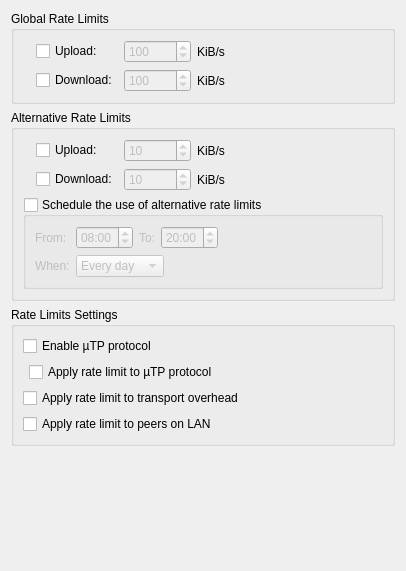
          <widget class="QWidget" name="scrollAreaWidgetContents_9">
           <property name="geometry">
            <rect>
             <x>0</x>
             <y>0</y>
             <width>406</width>
             <height>571</height>
            </rect>
           </property>
           <layout class="QVBoxLayout" name="verticalLayout_5">
            <item>
             <widget class="QGroupBox" name="rateLimitBox">
              <property name="title">
               <string>Global Rate Limits</string>
              </property>
              <layout class="QGridLayout" name="rateLimitBoxLayout">
               <item row="0" column="2">
                <widget class="QSpinBox" name="spinUploadLimit">
                 <property name="enabled">
                  <bool>false</bool>
                 </property>
                 <property name="minimum">
                  <number>1</number>
                 </property>
                 <property name="maximum">
                  <number>1000000</number>
                 </property>
                 <property name="value">
                  <number>100</number>
                 </property>
                </widget>
               </item>
               <item row="0" column="1">
                <widget class="QCheckBox" name="checkUploadLimit">
                 <property name="text">
                  <string>Upload:</string>
                 </property>
                </widget>
               </item>
               <item row="0" column="3">
                <widget class="QLabel" name="label_10">
                 <property name="text">
                  <string>KiB/s</string>
                 </property>
                </widget>
               </item>
               <item row="1" column="2">
                <widget class="QSpinBox" name="spinDownloadLimit">
                 <property name="enabled">
                  <bool>false</bool>
                 </property>
                 <property name="minimum">
                  <number>1</number>
                 </property>
                 <property name="maximum">
                  <number>1000000</number>
                 </property>
                 <property name="value">
                  <number>100</number>
                 </property>
                </widget>
               </item>
               <item row="1" column="3">
                <widget class="QLabel" name="label_13">
                 <property name="text">
                  <string>KiB/s</string>
                 </property>
                </widget>
               </item>
               <item row="0" column="0" rowspan="2">
                <widget class="QLabel" name="label_5">
                 <property name="pixmap">
                  <pixmap resource="../icons.qrc">:/icons/slow_off.png</pixmap>
                 </property>
                </widget>
               </item>
               <item row="1" column="1">
                <widget class="QCheckBox" name="checkDownloadLimit">
                 <property name="text">
                  <string>Download:</string>
                 </property>
                </widget>
               </item>
               <item row="0" column="4">
                <spacer name="horizontalSpacer">
                 <property name="orientation">
                  <enum>Qt::Horizontal</enum>
                 </property>
                 <property name="sizeHint" stdset="0">
                  <size>
                   <width>40</width>
                   <height>20</height>
                  </size>
                 </property>
                </spacer>
               </item>
              </layout>
             </widget>
            </item>
            <item>
             <widget class="QGroupBox" name="altRateLimitBox">
              <property name="title">
               <string>Alternative Rate Limits</string>
              </property>
              <layout class="QGridLayout" name="gridLayout_6">
               <item row="2" column="0" colspan="5">
                <widget class="QGroupBox" name="check_schedule">
                 <property name="title">
                  <string>Schedule the use of alternative rate limits</string>
                 </property>
                 <property name="checkable">
                  <bool>true</bool>
                 </property>
                 <property name="checked">
                  <bool>false</bool>
                 </property>
                 <layout class="QGridLayout" name="gridLayout_7">
                  <item row="0" column="0">
                   <widget class="QLabel" name="label_6">
                    <property name="text">
                     <string extracomment="from (time1 to time2)">From:</string>
                    </property>
                   </widget>
                  </item>
                  <item row="0" column="3">
                   <widget class="QTimeEdit" name="schedule_to">
                    <property name="wrapping">
                     <bool>true</bool>
                    </property>
                    <property name="displayFormat">
                     <string notr="true">hh:mm</string>
                    </property>
                    <property name="time">
                     <time>
                      <hour>20</hour>
                      <minute>0</minute>
                      <second>0</second>
                     </time>
                    </property>
                   </widget>
                  </item>
                  <item row="0" column="2">
                   <widget class="QLabel" name="label_17">
                    <property name="text">
                     <string extracomment="time1 to time2">To:</string>
                    </property>
                   </widget>
                  </item>
                  <item row="0" column="1">
                   <widget class="QTimeEdit" name="schedule_from">
                    <property name="wrapping">
                     <bool>true</bool>
                    </property>
                    <property name="displayFormat">
                     <string notr="true">hh:mm</string>
                    </property>
                    <property name="calendarPopup">
                     <bool>false</bool>
                    </property>
                    <property name="time">
                     <time>
                      <hour>8</hour>
                      <minute>0</minute>
                      <second>0</second>
                     </time>
                    </property>
                   </widget>
                  </item>
                  <item row="1" column="0">
                   <widget class="QLabel" name="label_18">
                    <property name="text">
                     <string>When:</string>
                    </property>
                   </widget>
                  </item>
                  <item row="1" column="1" colspan="3">
                   <widget class="QComboBox" name="schedule_days">
                    <property name="sizePolicy">
                     <sizepolicy hsizetype="Fixed" vsizetype="Fixed">
                      <horstretch>0</horstretch>
                      <verstretch>0</verstretch>
                     </sizepolicy>
                    </property>
                    <item>
                     <property name="text">
                      <string>Every day</string>
                     </property>
                    </item>
                    <item>
                     <property name="text">
                      <string>Weekdays</string>
                     </property>
                    </item>
                    <item>
                     <property name="text">
                      <string>Weekends</string>
                     </property>
                    </item>
                   </widget>
                  </item>
                  <item row="0" column="4">
                   <spacer name="horizontalSpacer_8">
                    <property name="orientation">
                     <enum>Qt::Horizontal</enum>
                    </property>
                    <property name="sizeHint" stdset="0">
                     <size>
                      <width>40</width>
                      <height>20</height>
                     </size>
                    </property>
                   </spacer>
                  </item>
                 </layout>
                </widget>
               </item>
               <item row="0" column="0" rowspan="2">
                <widget class="QLabel" name="label_16">
                 <property name="pixmap">
                  <pixmap resource="../icons.qrc">:/icons/slow.png</pixmap>
                 </property>
                </widget>
               </item>
               <item row="0" column="1">
                <widget class="QCheckBox" name="checkUploadLimitAlt">
                 <property name="text">
                  <string>Upload:</string>
                 </property>
                </widget>
               </item>
               <item row="1" column="1">
                <widget class="QCheckBox" name="checkDownloadLimitAlt">
                 <property name="text">
                  <string>Download:</string>
                 </property>
                </widget>
               </item>
               <item row="0" column="2">
                <widget class="QSpinBox" name="spinUploadLimitAlt">
                 <property name="enabled">
                  <bool>false</bool>
                 </property>
                 <property name="minimum">
                  <number>1</number>
                 </property>
                 <property name="maximum">
                  <number>1000000</number>
                 </property>
                 <property name="value">
                  <number>10</number>
                 </property>
                </widget>
               </item>
               <item row="1" column="2">
                <widget class="QSpinBox" name="spinDownloadLimitAlt">
                 <property name="enabled">
                  <bool>false</bool>
                 </property>
                 <property name="minimum">
                  <number>1</number>
                 </property>
                 <property name="maximum">
                  <number>1000000</number>
                 </property>
                 <property name="value">
                  <number>10</number>
                 </property>
                </widget>
               </item>
               <item row="0" column="3">
                <widget class="QLabel" name="label_14">
                 <property name="text">
                  <string>KiB/s</string>
                 </property>
                </widget>
               </item>
               <item row="1" column="3">
                <widget class="QLabel" name="label_15">
                 <property name="text">
                  <string>KiB/s</string>
                 </property>
                </widget>
               </item>
               <item row="0" column="4">
                <spacer name="horizontalSpacer_5">
                 <property name="orientation">
                  <enum>Qt::Horizontal</enum>
                 </property>
                 <property name="sizeHint" stdset="0">
                  <size>
                   <width>40</width>
                   <height>20</height>
                  </size>
                 </property>
                </spacer>
               </item>
              </layout>
             </widget>
            </item>
            <item>
             <widget class="QGroupBox" name="rateLimitsGroupBox">
              <property name="title">
               <string>Rate Limits Settings</string>
              </property>
              <layout class="QGridLayout" name="gridLayout_8">
               <item row="4" column="0" colspan="3">
                <widget class="QCheckBox" name="checkLimitLocalPeerRate">
                 <property name="text">
                  <string>Apply rate limit to peers on LAN</string>
                 </property>
                </widget>
               </item>
               <item row="3" column="0" colspan="3">
                <widget class="QCheckBox" name="checkLimitTransportOverhead">
                 <property name="text">
                  <string>Apply rate limit to transport overhead</string>
                 </property>
                </widget>
               </item>
               <item row="0" column="0" colspan="3">
                <widget class="QCheckBox" name="checkuTP">
                 <property name="text">
                  <string>Enable µTP protocol</string>
                 </property>
                </widget>
               </item>
               <item row="2" column="1">
                <widget class="QCheckBox" name="checkLimituTPConnections">
                 <property name="text">
                  <string>Apply rate limit to µTP protocol</string>
                 </property>
                </widget>
               </item>
               <item row="2" column="2">
                <spacer name="horizontalSpacer_9">
                 <property name="orientation">
                  <enum>Qt::Horizontal</enum>
                 </property>
                 <property name="sizeHint" stdset="0">
                  <size>
                   <width>40</width>
                   <height>20</height>
                  </size>
                 </property>
                </spacer>
               </item>
              </layout>
             </widget>
            </item>
            <item>
             <spacer name="verticalSpacer_2">
              <property name="orientation">
               <enum>Qt::Vertical</enum>
              </property>
              <property name="sizeHint" stdset="0">
               <size>
                <width>20</width>
                <height>40</height>
               </size>
              </property>
             </spacer>
            </item>
           </layout>
          </widget>
